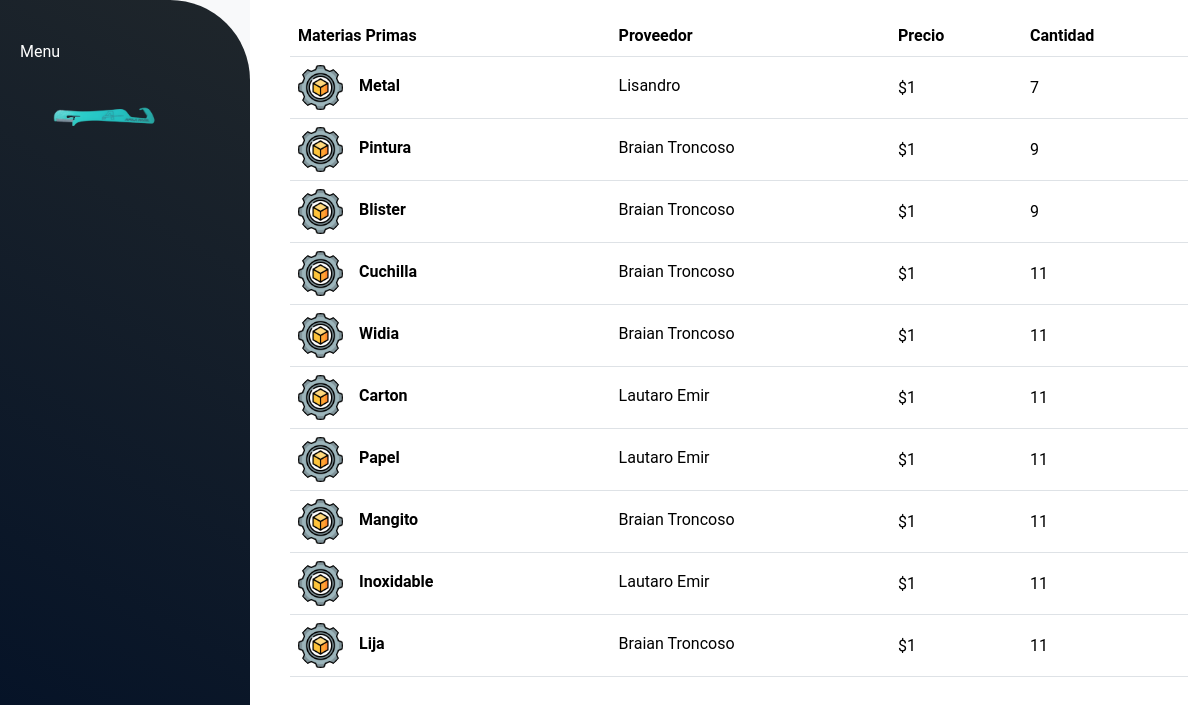
Screenshot of /materias_primas/ with the database file from the repository.
### materias_primas/models.py (models this page shows, shortened)
class Materias(models.Model):
    nombre = models.CharField(max_length=45)
    precio = models.IntegerField()
    cantidad = models.IntegerField()
    proveedores = models.ForeignKey(Proveedores, null=True, blank=True, on_delete=models.SET_NULL, related_name='materias')
    imagen = models.CharField(max_length=100)
    def get_imagen_url(self):
        if self.imagen:
            return f"/static/img/{self.imagen}"
        else:
            return "/static/img/materia_prima.png"
    class Meta:
        db_table = 'materias'
        verbose_name = "Materia"

### proveedores/models.py (models this page shows, shortened)
class Proveedores(models.Model):
    nombre = models.CharField(max_length=50)
    detalle = models.CharField(max_length=200, blank=True)
    direccion = models.CharField(max_length=100)
    telefono = models.IntegerField(null=True, blank=True)
    email = models.CharField(max_length=100)
    imagen = models.TextField(null=True, blank=True)
    class Meta:
        db_table = 'proveedores'
        verbose_name = "Proveedores"

### materias_primas/views.py (the view)
# urls.py: path('', views.mostrar_materias_primas, name='materias_primas'),
def mostrar_materias_primas(request):
    materias = Materias.objects.all()
    return render(request, 'materias_primas.html', {'materias': materias, 'mensaje': "No hay Materia Prima"})

### materias_primas/templates/materias_primas.html (shortened to what this page needs)
{% extends "materias_primas/layout.html" %}
{% load static %}
{% block content %}
{% if materias%}
<div class="container" id="altura">
    <table class="table align-middle mb-0 bg-white m-3 mb-5">
        <thead class="bg-dark">
        <tr>
            <th>Materias Primas</th>
            <th>Proveedor</th>
            <th>Precio</th>
            <th>Cantidad</th>
        </tr>
        </thead>
        <tbody>
        {% for materia in materias %}
            <tr>
                <td>
                <div class="d-flex align-items-center">
                    <img
                        src="{{ materia.get_imagen_url }}"
                        alt="NO-IMG"
                        style="width: 45px; height: 45px"
                        class="rounded-circle"
                        />
                    <div class="ms-3">
                    <p class="fw-bold mb-1 ml-2">{{materia.nombre}}</p>
                    </div>
                </div>
                </td>
                <td>
                <p class="fw-normal mb-1">{{ materia.proveedores.nombre }} {{ materia.proveedores.apellido}}</p>
                </td>
                <td>${{ materia.precio }}</td>
                <td>{{ materia.cantidad }}</td>
            </tr>
        {%endfor%}
        </tbody>
    </table>
{%else%}
    {{ mensaje }}
{%endif%}
</div>
{% endblock %}

### static/style.css (style rules this page uses)
body { font-family: 'Roboto' !important; width: 100% !important; height: 100vh !important; margin: 0; }
#altura { max-height: 100vh !important; overflow-y: auto !important; }

### rows the page displays
Materias: nombre "Metal", proveedores.nombre "Lisandro", precio "1", cantidad "7"
Materias: nombre "Pintura", proveedores.nombre "Braian Troncoso", precio "1", cantidad "9"
Materias: nombre "Blister", proveedores.nombre "Braian Troncoso", precio "1", cantidad "9"
Materias: nombre "Cuchilla", proveedores.nombre "Braian Troncoso", precio "1", cantidad "11"
Materias: nombre "Widia", proveedores.nombre "Braian Troncoso", precio "1", cantidad "11"
Materias: nombre "Carton", proveedores.nombre "Lautaro Emir", precio "1", cantidad "11"
Materias: nombre "Papel", proveedores.nombre "Lautaro Emir", precio "1", cantidad "11"
Materias: nombre "Mangito", proveedores.nombre "Braian Troncoso", precio "1", cantidad "11"
Materias: nombre "Inoxidable", proveedores.nombre "Lautaro Emir", precio "1", cantidad "11"
Materias: nombre "Lija", proveedores.nombre "Braian Troncoso", precio "1", cantidad "11"
